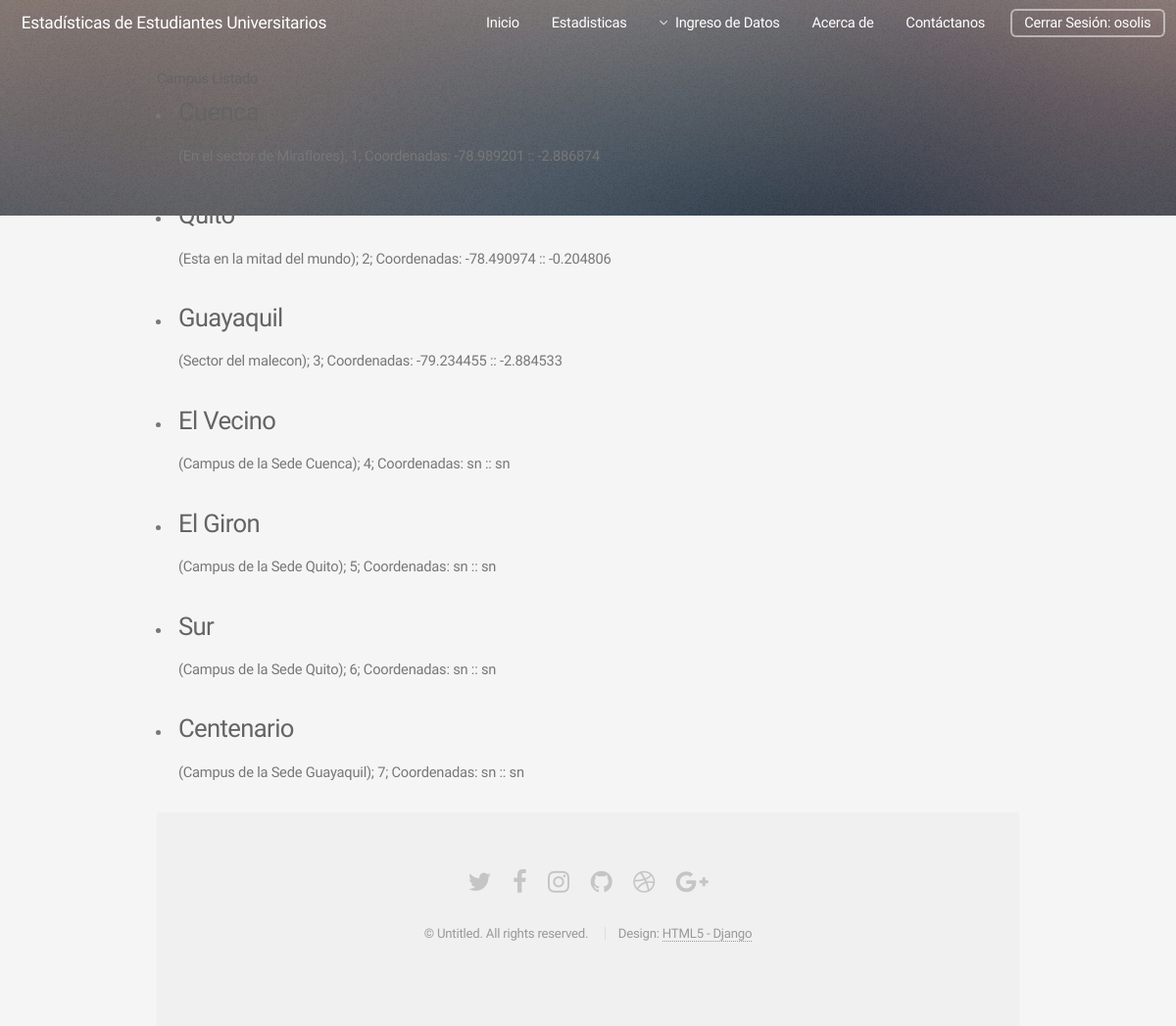
The page /campus-list/ (signed in) on the database its author committed.
### perfiles/models.py (models this page shows, shortened)
class campus (models.Model):
    id_campus = models.AutoField(primary_key=True)
    cam_nombre= models.CharField(max_length=50)
    cam_descripcion = models.CharField(max_length=50)
    cam_longitud = models.CharField(max_length=50)
    cam_latitud = models.CharField(max_length=50)

### perfiles/views.py (the view)
# urls.py: url(r'^campus-list/$', login_required(CampusVista.as_view()), name='campus_ver'),
class CampusVista (generic.ListView):
    model= campus
    template_name = 'perfiles/campus_list.html'
    def get_queryset(self):
        queryset = campus.objects.all()
        return queryset

### perfiles/templates/perfiles/campus_list.html
{% extends "base.html" %}
{% block content %}
    <h1>Campus Listado</h1>
    {% if campus_list %}
    <ul>
      {% for campus in campus_list %}
      <li>
        <h3> {{ campus.cam_nombre }} </h3> <p>  ({{campus.cam_descripcion}});
        {{ campus.id_campus }}; Coordenadas:   {{ campus.cam_longitud }} :: {{ campus.cam_latitud }}
      </li>
      {% endfor %}
    </ul>
    {% else %}
      <p>No hay Campus registrados</p>
    {% endif %}
{% endblock %}

### perfiles/templates/base.html (shortened to what this page needs)
<!DOCTYPE html>
<html>
<head>
    {% load static %}
    <link rel="stylesheet" type="text/css" href={% static "perfiles/assets/css/main.css" %} />
       {% load static %}
    {% load static %}
    {% load static %}
 	 {% load static %}
    {% load static %}
    {% load static %}
    {% load static %}
    {% load static %}
    {% load static %}
    {% load static %}
    {% load static %}
    {% load static %}
    {% load static %}
    {% load static %}
</head>
<body class="landing"  >
 <div id="page-wrapper"  style="height:100%;" >
      {% if user.is_authenticated %}
        <header id="header" class="alt">
            <h1 style="font-family: Source Sans Pro, sans-serif; font-size: 13pt;letter-spacing: -0.015em;"><a href="{% url 'bienvenida' %}">Estadísticas de Estudiantes Universitarios</a></h1>
            <nav id="nav">
                <ul>
                    <li><a href="{% url 'inicio' %}">Inicio</a></li>
                    <li><a href="{% url 'bienvenida' %}">Estadisticas</a></li>
                    <li>
                        <a href="#" class="icon fa-angle-down">Ingreso de Datos</a>
                    </li>
                    <li><a href="#">Acerca de</a></li>
                    <li><a href="#">Contáctanos</a></li>
                    <li><a href="{% url 'sign_out' %}" class="button">Cerrar Sesión: {{ user.username }}</a></li>
                </ul>
            </nav>
        </header>
        <section id="banner"></section>
       {% endif %}
        <section id="main" class="container"  style="height:100%;"   >
                {% block content %}{% endblock content %}
                <footer id="footer" >
                        <ul class="icons">
                            <li><a href="#" class="icon fa-twitter"><span class="label">Twitter</span></a></li>
                            <li><a href="#" class="icon fa-facebook"><span class="label">Facebook</span></a></li>
                            <li><a href="#" class="icon fa-instagram"><span class="label">Instagram</span></a></li>
                            <li><a href="#" class="icon fa-github"><span class="label">Github</span></a></li>
                            <li><a href="#" class="icon fa-dribbble"><span class="label">Dribbble</span></a></li>
                            <li><a href="#" class="icon fa-google-plus"><span class="label">Google+</span></a></li>
                        </ul>
                        <ul class="copyright">
                            <li>&copy; Untitled. All rights reserved.</li>
                            <li>Design: <a href="#">HTML5 - Django</a></li>
                        </ul>
                    </footer>
        </section>
 </div>
</body>
</html>

### perfiles/templates/base.html (style rules this page uses)
html, body { height: 100%; }

### rows shown on the page
campus: cam_descripcion "En el sector de Miraflores", id_campus "1", cam_longitud "-78.989201", cam_latitud "-2.886874"
campus: cam_nombre "Quito", cam_descripcion "Esta en la mitad del mundo", id_campus "2", cam_longitud "-78.490974", cam_latitud "-0.204806"
campus: cam_nombre "Guayaquil", cam_descripcion "Sector del malecon", id_campus "3", cam_longitud "-79.234455", cam_latitud "-2.884533"
campus: cam_nombre "El Vecino", cam_descripcion "Campus de la Sede Cuenca", id_campus "4", cam_longitud "sn", cam_latitud "sn"
campus: cam_nombre "El Giron", cam_descripcion "Campus de la Sede Quito", id_campus "5", cam_longitud "sn", cam_latitud "sn"
campus: cam_nombre "Sur", cam_descripcion "Campus de la Sede Quito", id_campus "6", cam_longitud "sn", cam_latitud "sn"
campus: cam_nombre "Centenario", cam_descripcion "Campus de la Sede Guayaquil", id_campus "7", cam_longitud "sn", cam_latitud "sn"

### other values the page prints
{{ user.username }} "osolis"
